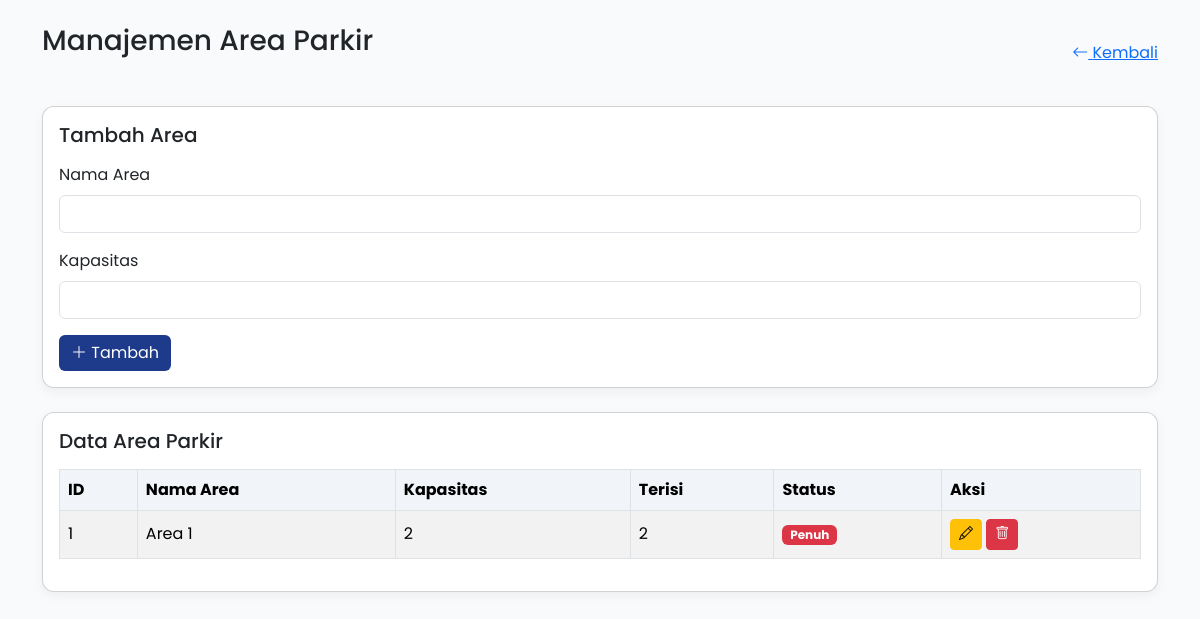
The page /parkir/crud/area.php on the database its author committed.
### tables this page shows
CREATE TABLE `tb_area_parkir` (
  `id_area` int(11) NOT NULL,
  `nama_area` varchar(50) DEFAULT NULL,
  `kapasitas` int(5) DEFAULT NULL,
  `terisi` int(5) DEFAULT NULL
);

### parkir/crud/area.php (the view, shortened to what this page needs)
<?php
include "../config/koneksi.php";
$edit = null;
$data = mysqli_query($conn, "SELECT * FROM tb_area_parkir");
?>
<!DOCTYPE html>
<html lang="id">
<head>
<link href="https://cdn.jsdelivr.net/npm/bootstrap@5.3.2/dist/css/bootstrap.min.css" rel="stylesheet">
<link href="https://cdn.jsdelivr.net/npm/bootstrap-icons@1.11.1/font/bootstrap-icons.css" rel="stylesheet">
</head>
<body>
<div class="container py-4">
<div class="d-flex justify-content-between align-items-center mb-4">
    <h3 class="mb-4">Manajemen Area Parkir</h3>
    <a href="../dashboard/admin.php" class="btn-back">
                <i class="bi bi-arrow-left"></i> Kembali
            </a>
        </div>
    <div class="card card-custom mb-4">
        <div class="card-body">
            <h5 class="mb-3">
                <?= $edit ? "Edit Area" : "Tambah Area" ?>
            </h5>
            <form method="POST">
                <div class="mb-3">
                    <label class="form-label">Nama Area</label>
                    <input type="text" name="nama" class="form-control"
                        value="<?= $edit['nama_area'] ?? '' ?>" required>
                </div>
                <div class="mb-3">
                    <label class="form-label">Kapasitas</label>
                    <input type="number" name="kapasitas" class="form-control"
                        value="<?= $edit['kapasitas'] ?? '' ?>" required>
                </div>
                <button class="btn btn-primary" name="<?= $edit ? 'update' : 'tambah' ?>">
                    <i class="bi <?= $edit ? 'bi-pencil' : 'bi-plus-lg' ?>"></i>
                    <?= $edit ? "Update" : "Tambah" ?>
                </button>
            </form>
        </div>
    </div>
    <div class="card card-custom">
        <div class="card-body">
            <h5 class="mb-3">Data Area Parkir</h5>
            <div class="table-responsive">
                <table class="table table-striped table-bordered align-middle">
                    <thead>
                        <tr>
                            <th>ID</th>
                            <th>Nama Area</th>
                            <th>Kapasitas</th>
                            <th>Terisi</th>
                            <th>Status</th>
                            <th>Aksi</th>
                        </tr>
                    </thead>
                    <tbody>
                    <?php while ($d = mysqli_fetch_assoc($data)) {
                        $status = ($d['terisi'] >= $d['kapasitas']) ? "Penuh" : "Tersedia";
                    ?>
                        <tr>
                            <td><?= $d['id_area'] ?></td>
                            <td><?= $d['nama_area'] ?></td>
                            <td><?= $d['kapasitas'] ?></td>
                            <td><?= $d['terisi'] ?></td>
                            <td>
                                <?php if ($status == "Penuh") { ?>
                                    <span class="badge bg-danger">Penuh</span>
                                <?php } else { ?>
                                    <span class="badge bg-success">Tersedia</span>
                                <?php } ?>
                            </td>
                            <td>
                                <a href="?edit=<?= $d['id_area'] ?>" class="btn btn-warning btn-sm">
                                    <i class="bi bi-pencil"></i>
                                </a>
                                <a href="?hapus=<?= $d['id_area'] ?>"
                                   class="btn btn-danger btn-sm"
                                   onclick="return confirm('Yakin ingin menghapus?')">
                                    <i class="bi bi-trash"></i>
                                </a>
                            </td>
                        </tr>
                    <?php } ?>
                    </tbody>
                </table>
            </div>
        </div>
    </div>
</div>
</body>
</html>

### parkir/crud/area.php (style rules this page uses)
body { font-family: 'Poppins', sans-serif; background-color: #F9FAFB; }
.card-custom { border-radius: 12px; box-shadow: 0 4px 12px rgba(0,0,0,0.05); }
.btn-primary { background-color: #1E3A8A; border: none; }
.table th { background-color: #f1f5f9; }

### rows shown on the page
tb_area_parkir: id_area "1", nama_area "Area 1", kapasitas "2", terisi "2", shows "Penuh"
